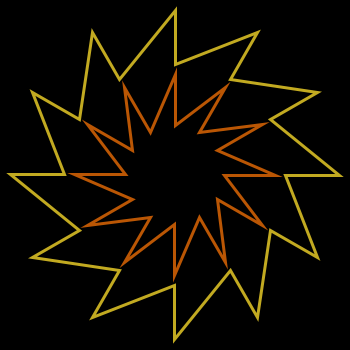
Frame 1 (no input)
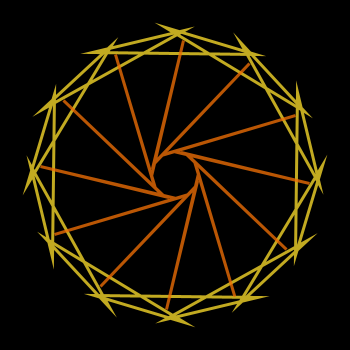
Frame 60 (the mouse pressed at the canvas centre just before this capture)
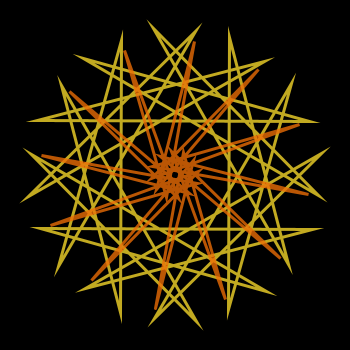
Frame 120 (the mouse held since frame 60 and released just before this capture)

The Processing sketch that drew these frames (run headless with seeded random() and noise(); from frame 60 on, the mouse is pressed at the canvas centre):

// Processing sketch: processing_157051
// ── processing_157051.pde

float r1, r2, r3, r4; 
float a3; 
float mx, my; 
float inc; 
color c1 = #F7D92A; //
color c2 = #ED6E05; //
color c3 = #743BA7; //
color c4 = #028AB9; //
int cMode = 1; 

void setup() {
  size(350, 350); 
  background(0); 
  smooth();  
  noFill(); 

  mx = width/2; 
  my = height/2; 

  r1 = 50; 
  r2 = 100; 
  r3 = 110; 
  r4 = 165; 

  a3 = 30;  

  inc = 0;
}

void draw() {
  background(0);  

  float angle, x, y, rStep;
  float alpha = 200;
  float strWeight = 3;  

  strokeWeight(strWeight); 
  rStep = sin(radians(frameCount));    

  pushMatrix(); 
  translate(mx, my);     

  if (cMode == 1) {
    stroke(c1, alpha);
  } else { 
    stroke(c3, alpha);
  }
  beginShape(); 
  for (angle = 0; angle <= 360; angle += 30) {    
    x = cos(radians(angle) + inc) * (r3 + 40*rStep);
    y = sin(radians(angle) + inc) * (r3 + 40*rStep);
    vertex(x, y); 
    x = cos(radians(angle+a3) - inc) * (r4 - 20*rStep);
    y = sin(radians(angle+a3) - inc) * (r4 - 20*rStep);
    vertex(x, y);
  }
  endShape();

  if (cMode == 1) {
    stroke(c2, alpha);
  } else { 
    stroke(c4, alpha);
  } 
  beginShape(); 
  for (angle = 0; angle <= 360; angle += 30) {    
    x = cos(radians(angle) - inc) * (r1 - 30*rStep);
    y = sin(radians(angle) - inc) * (r1 - 30*rStep);
    vertex(x, y);  
    x = cos(radians(angle+a3) + inc) * (r2 + 40*rStep);
    y = sin(radians(angle+a3) + inc) * (r2 + 40*rStep);
    vertex(x, y);
  }
  endShape(); 

  popMatrix(); 

  inc += 0.01;
}

void keyReleased(){
  if(key == '1'){
    cMode = 1; 
  }
  if(key == '2'){
    cMode = 2; 
  }
}
